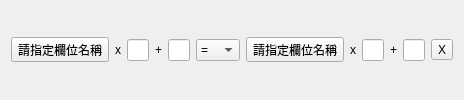
         <widget class="QWidget" name="widget_13" native="true">
          <property name="maximumSize">
           <size>
            <width>100</width>
            <height>16777215</height>
           </size>
          </property>
          <layout class="QHBoxLayout" name="horizontalLayout_52">
           <item>
            <layout class="QHBoxLayout" name="horizontalLayout_53">
             <item>
              <widget class="QToolButton" name="toolButton_40">
               <property name="text">
                <string>請指定欄位名稱</string>
               </property>
              </widget>
             </item>
             <item>
              <widget class="QLabel" name="label_53">
               <property name="text">
                <string>x</string>
               </property>
              </widget>
             </item>
             <item>
              <widget class="QLineEdit" name="lineEdit_34">
               <property name="maximumSize">
                <size>
                 <width>50</width>
                 <height>16777215</height>
                </size>
               </property>
              </widget>
             </item>
             <item>
              <widget class="QLabel" name="label_54">
               <property name="text">
                <string>+</string>
               </property>
              </widget>
             </item>
             <item>
              <widget class="QLineEdit" name="lineEdit_35">
               <property name="maximumSize">
                <size>
                 <width>50</width>
                 <height>16777215</height>
                </size>
               </property>
              </widget>
             </item>
             <item>
              <widget class="QComboBox" name="comboBox_5">
               <property name="maximumSize">
                <size>
                 <width>50</width>
                 <height>16777215</height>
                </size>
               </property>
               <item>
                <property name="text">
                 <string>=</string>
                </property>
               </item>
               <item>
                <property name="text">
                 <string>&lt;&gt;</string>
                </property>
               </item>
               <item>
                <property name="text">
                 <string>&gt;</string>
                </property>
               </item>
               <item>
                <property name="text">
                 <string>&gt;=</string>
                </property>
               </item>
               <item>
                <property name="text">
                 <string>&lt;</string>
                </property>
               </item>
               <item>
                <property name="text">
                 <string>&lt;=</string>
                </property>
               </item>
              </widget>
             </item>
             <item>
              <widget class="QToolButton" name="toolButton_41">
               <property name="text">
                <string>請指定欄位名稱</string>
               </property>
              </widget>
             </item>
             <item>
              <widget class="QLabel" name="label_55">
               <property name="text">
                <string>x</string>
               </property>
              </widget>
             </item>
             <item>
              <widget class="QLineEdit" name="lineEdit_36">
               <property name="maximumSize">
                <size>
                 <width>50</width>
                 <height>16777215</height>
                </size>
               </property>
              </widget>
             </item>
             <item>
              <widget class="QLabel" name="label_56">
               <property name="text">
                <string>+</string>
               </property>
              </widget>
             </item>
             <item>
              <widget class="QLineEdit" name="lineEdit_37">
               <property name="maximumSize">
                <size>
                 <width>50</width>
                 <height>16777215</height>
                </size>
               </property>
              </widget>
             </item>
             <item>
              <widget class="QToolButton" name="toolButton_42">
               <property name="text">
                <string>X</string>
               </property>
              </widget>
             </item>
             <item>
              <spacer name="horizontalSpacer_35">
               <property name="orientation">
                <enum>Qt::Horizontal</enum>
               </property>
               <property name="sizeHint" stdset="0">
                <size>
                 <width>40</width>
                 <height>20</height>
                </size>
               </property>
              </spacer>
             </item>
            </layout>
           </item>
          </layout>
         </widget>
